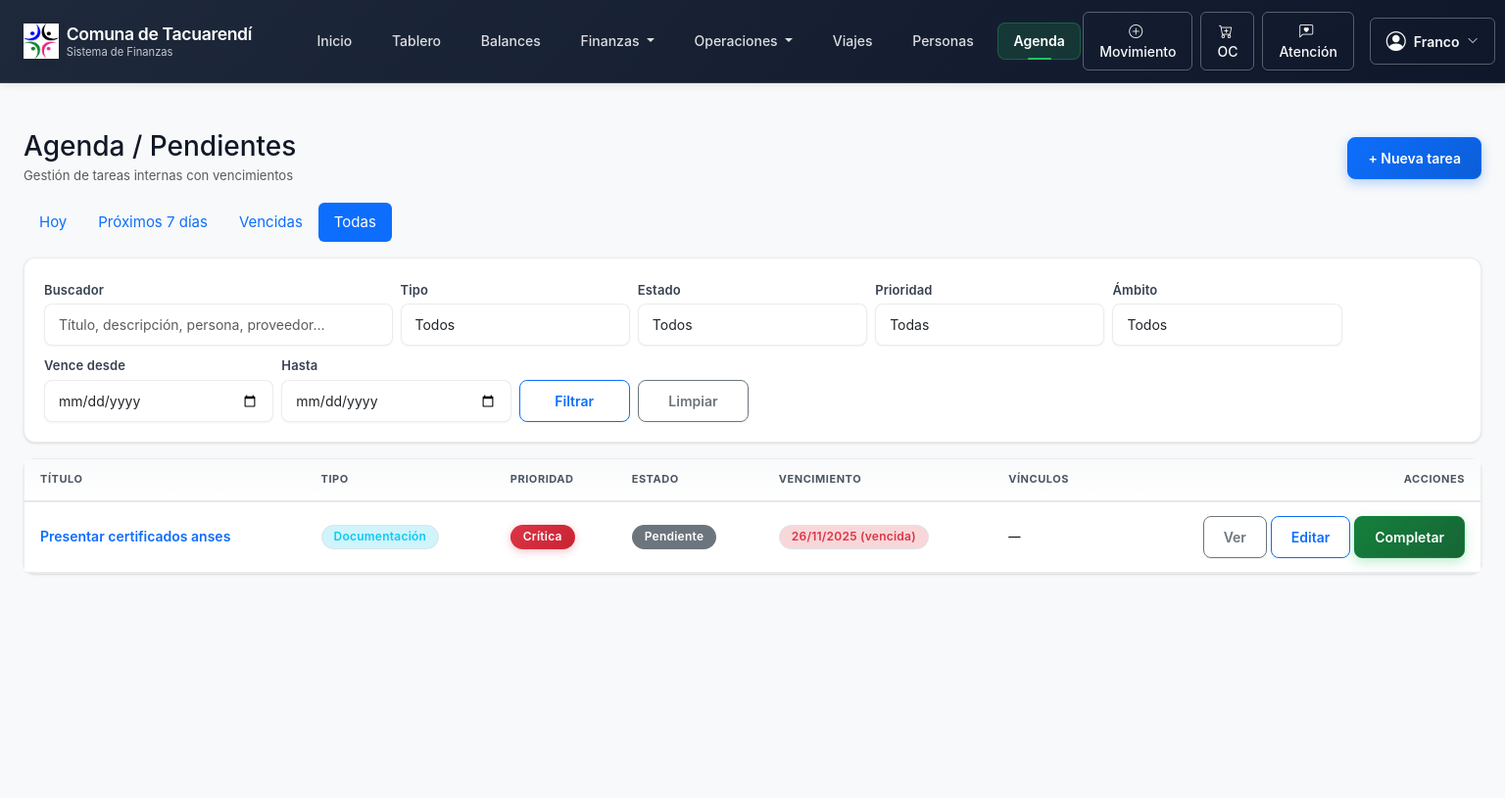
The page /agenda/ (signed in) on the database as committed earlier.
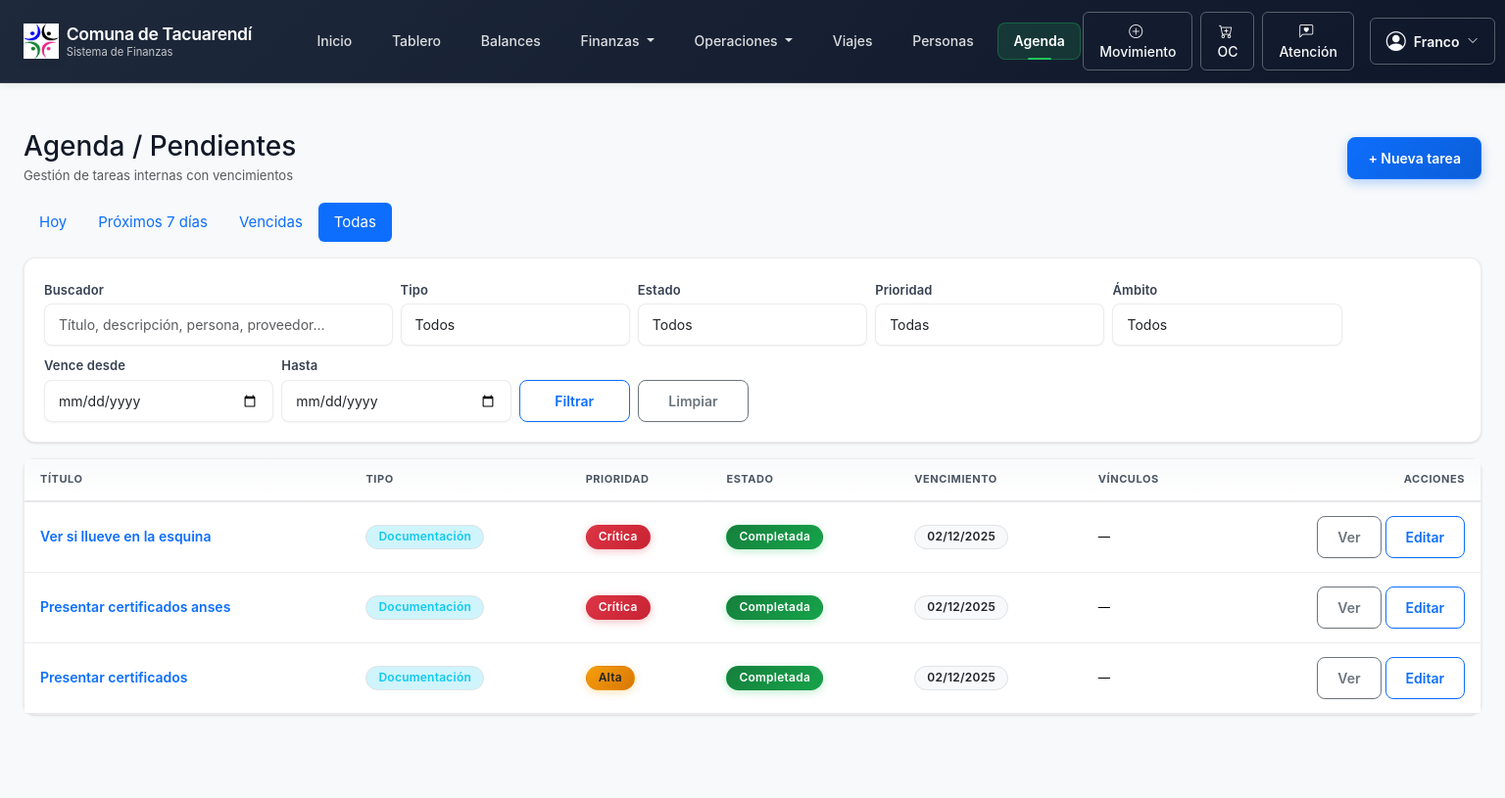
The same page on the database as committed later.
### agenda/models.py (models this page shows, shortened)
class Tarea(models.Model):
    TIPO_PAGO_VENCIMIENTO = "PAGO_VENCIMIENTO"
    TIPO_DOCUMENTACION = "DOCUMENTACION"
    TIPO_REUNION_EVENTO = "REUNION_EVENTO"
    TIPO_GESTION_ADMIN = "GESTION_ADMIN"
    TIPO_OTRO = "OTRO"
    TIPO_CHOICES = [
        (TIPO_PAGO_VENCIMIENTO, "Pago / vencimiento"),
        (TIPO_DOCUMENTACION, "Documentación"),
        (TIPO_REUNION_EVENTO, "Reunión / evento"),
        (TIPO_GESTION_ADMIN, "Gestión administrativa"),
        (TIPO_OTRO, "Otro"),
    ]
    ORIGEN_MANUAL = "MANUAL"
    ORIGEN_SISTEMA = "SISTEMA"
    ORIGEN_CHOICES = [
        (ORIGEN_MANUAL, "Manual"),
        (ORIGEN_SISTEMA, "Sistema"),
    ]
    PRIORIDAD_BAJA = "BAJA"
    PRIORIDAD_MEDIA = "MEDIA"
    PRIORIDAD_ALTA = "ALTA"
    PRIORIDAD_CRITICA = "CRITICA"
    PRIORIDAD_CHOICES = [
        (PRIORIDAD_BAJA, "Baja"),
        (PRIORIDAD_MEDIA, "Media"),
        (PRIORIDAD_ALTA, "Alta"),
        (PRIORIDAD_CRITICA, "Crítica"),
    ]
    ESTADO_PENDIENTE = "PENDIENTE"
    ESTADO_EN_PROCESO = "EN_PROCESO"
    ESTADO_COMPLETADA = "COMPLETADA"
    ESTADO_CANCELADA = "CANCELADA"
    ESTADO_CHOICES = [
        (ESTADO_PENDIENTE, "Pendiente"),
        (ESTADO_EN_PROCESO, "En proceso"),
        (ESTADO_COMPLETADA, "Completada"),
        (ESTADO_CANCELADA, "Cancelada"),
    ]
    AMBITO_FINANZAS = "FINANZAS"
    AMBITO_SOCIAL = "SOCIAL"
    AMBITO_GENERAL = "GENERAL"
    AMBITO_CHOICES = [
        (AMBITO_FINANZAS, "Finanzas"),
        (AMBITO_SOCIAL, "Social"),
        (AMBITO_GENERAL, "General"),
    ]
    titulo = models.CharField(max_length=200)
    descripcion = models.TextField(blank=True)
    tipo = models.CharField(max_length=30, choices=TIPO_CHOICES, default=TIPO_OTRO)
    origen = models.CharField(max_length=10, choices=ORIGEN_CHOICES, default=ORIGEN_MANUAL)
    prioridad = models.CharField(max_length=10, choices=PRIORIDAD_CHOICES, default=PRIORIDAD_MEDIA)
    estado = models.CharField(max_length=15, choices=ESTADO_CHOICES, default=ESTADO_PENDIENTE)
    fecha_creacion = models.DateTimeField(auto_now_add=True)
    fecha_vencimiento = models.DateField()
    fecha_recordatorio = models.DateField(null=True, blank=True)
    fecha_completada = models.DateTimeField(null=True, blank=True)
    responsable = models.ForeignKey(
        settings.AUTH_USER_MODEL,
        on_delete=models.SET_NULL,
        null=True,
        blank=True,
        related_name="tareas_responsable",
    )
    ambito = models.CharField(max_length=10, choices=AMBITO_CHOICES, default=AMBITO_GENERAL)
    orden_pago = models.ForeignKey(
        OrdenPago,
        on_delete=models.SET_NULL,
        null=True,
        blank=True,
        related_name="tareas",
    )
    movimiento = models.ForeignKey(
        Movimiento,
        on_delete=models.SET_NULL,
        null=True,
        blank=True,
        related_name="tareas",
    )
    persona = models.ForeignKey(
        Beneficiario,
        on_delete=models.SET_NULL,
        null=True,
        blank=True,
        related_name="tareas",
    )
    proveedor = models.ForeignKey(
        Proveedor,
        on_delete=models.SET_NULL,
        null=True,
        blank=True,
        related_name="tareas",
    )
    creado_por = models.ForeignKey(
        settings.AUTH_USER_MODEL,
        on_delete=models.SET_NULL,
        null=True,
        blank=True,
        related_name="tareas_creadas",
    )
    actualizado_por = models.ForeignKey(
        settings.AUTH_USER_MODEL,
        on_delete=models.SET_NULL,
        null=True,
        blank=True,
        related_name="tareas_actualizadas",
    )
    actualizado_en = models.DateTimeField(auto_now=True)
    class Meta:
        verbose_name = "Tarea / Pendiente"
        verbose_name_plural = "Tareas / Pendientes"
        ordering = ["fecha_vencimiento", "-prioridad", "-id"]
        indexes = [
            models.Index(fields=["estado"]),
            models.Index(fields=["fecha_vencimiento"]),
            models.Index(fields=["responsable"]),
            models.Index(fields=["ambito"]),
            models.Index(fields=["tipo"]),
            models.Index(fields=["prioridad"]),
        ]
    @property
    def esta_vencida(self) -> bool:
        hoy = timezone.now().date()
        return (
            self.estado in {self.ESTADO_PENDIENTE, self.ESTADO_EN_PROCESO}
            and self.fecha_vencimiento < hoy
        )
    @property
    def vence_hoy(self) -> bool:
        hoy = timezone.now().date()
        return self.fecha_vencimiento == hoy

### agenda/views.py (the view)
# urls.py: path("", AgendaListView.as_view(), name="agenda_list"),
class AgendaListView(AgendaAccessMixin, ListView):
    model = Tarea
    template_name = "agenda/agenda_list.html"
    context_object_name = "tareas"
    paginate_by = 30
    def get_queryset(self):
        user = self.request.user
        qs = qs_por_rol(user)
        tab = (self.request.GET.get("tab") or "todas").strip()
        hoy = timezone.localdate()
        if tab == "hoy":
            qs = qs.filter(
                fecha_vencimiento=hoy,
                estado__in=[Tarea.ESTADO_PENDIENTE, Tarea.ESTADO_EN_PROCESO],
            )
        elif tab == "7dias":
            hasta = hoy + timedelta(days=7)
            qs = qs.filter(fecha_vencimiento__range=(hoy, hasta))
        elif tab == "vencidas":
            qs = qs.filter(
                fecha_vencimiento__lt=hoy,
                estado__in=[Tarea.ESTADO_PENDIENTE, Tarea.ESTADO_EN_PROCESO],
            )
        elif tab == "todas":
            pass  # No filtramos NADA
        return qs.order_by("fecha_vencimiento", "-prioridad", "-id")
    def get_context_data(self, **kwargs):
        ctx = super().get_context_data(**kwargs)
        ctx.update({
            "hoy": timezone.localdate(),
            "tab": (self.request.GET.get("tab") or "todas").strip(),
            "TIPO_CHOICES": Tarea.TIPO_CHOICES,
            "ESTADO_CHOICES": Tarea.ESTADO_CHOICES,
            "PRIORIDAD_CHOICES": Tarea.PRIORIDAD_CHOICES,
            "AMBITO_CHOICES": Tarea.AMBITO_CHOICES,
        })
        ctx.update(_roles_ctx(self.request.user))
        return ctx

### agenda/views.py (called while the page is built, shortened)
def qs_por_rol(user):
    qs = Tarea.objects.all().select_related(
        "orden_pago", "movimiento", "persona", "proveedor", "responsable"
    )
    if es_admin_sistema(user):
        return qs

    def test_func(self):
        u = self.request.user
        return (
            es_admin_sistema(u)
            or es_staff_finanzas(u)
            or es_operador_finanzas(u)
            or es_operador_social(u)
            or es_consulta_politica(u)
        )

### finanzas/context_processors.py (called while the page is built)
def comuna_ctx(request):
    return {
        "COMUNA_NOMBRE": getattr(settings, "COMUNA_NOMBRE", "Comuna de Tacuarendí"),
        "COMUNA_CUIT": getattr(settings, "COMUNA_CUIT", ""),
        "COMUNA_DOMICILIO": getattr(settings, "COMUNA_DOMICILIO", ""),
        "COMUNA_TELEFONO": getattr(settings, "COMUNA_TELEFONO", ""),
        "COMUNA_EMAIL": getattr(settings, "COMUNA_EMAIL", ""),
    }

### finanzas/permisos.py (called while the page is built)
def es_admin_sistema(user: Any) -> bool:
    if not getattr(user, "is_authenticated", False):
        return False
    if getattr(user, "is_superuser", False):
        return True
    return _en_grupo(user, ROL_ADMIN_SISTEMA)

### agenda/templates/agenda/agenda_list.html (shortened to what the changed rows need)
{% extends "finanzas/base.html" %}
{% load humanize %}
{% block content %}
<div class="card">
  <div class="table-responsive">
    <table class="table table-sm table-hover align-middle mb-0">
      <thead class="table-light">
        <tr>
          <th>Título</th>
          <th class="text-nowrap">Tipo</th>
          <th class="text-nowrap">Prioridad</th>
          <th class="text-nowrap">Estado</th>
          <th class="text-nowrap">Vencimiento</th>
          <th>Vínculos</th>
          <th class="text-end">Acciones</th>
        </tr>
      </thead>
      <tbody>
        {% for t in tareas %}
          {% with vencida=t.esta_vencida vence_hoy=t.vence_hoy %}
          <tr>
            <td>
              <a href="{% url 'agenda:agenda_detail' t.id %}" class="fw-semibold text-decoration-none">
                {{ t.titulo }}
              </a>
            </td>
            <td><span class="badge bg-info-subtle text-info border">{{ t.get_tipo_display }}</span></td>
            <td>
              {% if t.prioridad == 'CRITICA' %}
                <span class="badge bg-danger">Crítica</span>
              {% elif t.prioridad == 'ALTA' %}
                <span class="badge bg-warning text-dark">Alta</span>
              {% elif t.prioridad == 'MEDIA' %}
                <span class="badge bg-secondary">Media</span>
              {% else %}
                <span class="badge bg-light text-dark border">Baja</span>
              {% endif %}
            </td>
            <td>
              {% if t.estado == 'PENDIENTE' %}
                <span class="badge bg-secondary">Pendiente</span>
              {% elif t.estado == 'EN_PROCESO' %}
                <span class="badge bg-primary">En proceso</span>
              {% elif t.estado == 'COMPLETADA' %}
                <span class="badge bg-success">Completada</span>
              {% else %}
                <span class="badge bg-dark">Cancelada</span>
              {% endif %}
            </td>
            <td class="text-nowrap">
              {% if vencida %}
                <span class="badge bg-danger-subtle text-danger border">
                  {{ t.fecha_vencimiento|date:"d/m/Y" }} (vencida)
                </span>
              {% elif vence_hoy %}
                <span class="badge bg-warning-subtle text-warning border">
                  {{ t.fecha_vencimiento|date:"d/m/Y" }} (hoy)
                </span>
              {% else %}
                <span class="badge bg-light text-dark border">
                  {{ t.fecha_vencimiento|date:"d/m/Y" }}
                </span>
              {% endif %}
            </td>
            <td class="small">
              {% if not t.orden_pago and not t.movimiento and not t.persona and not t.proveedor %}
                —
              {% endif %}
            </td>
            <td class="text-end text-nowrap">
              <a href="{% url 'agenda:agenda_detail' t.id %}" class="btn btn-outline-secondary btn-sm">
                Ver
              </a>
              {% if rol_staff_finanzas or rol_operador_finanzas or rol_operador_social %}
                <a href="{% url 'agenda:agenda_update' t.id %}" class="btn btn-outline-primary btn-sm">
                  Editar
                </a>
                {% if t.estado != 'COMPLETADA' %}
                  <form method="post" action="{% url 'agenda:agenda_completar' t.id %}" class="d-inline">
                    <button class="btn btn-success btn-sm">Completar</button>
                  </form>
                {% endif %}
              {% endif %}
            </td>
          </tr>
          {% endwith %}
        {% empty %}
          <tr>
            <td colspan="7" class="text-center text-muted py-4">
              No hay tareas para mostrar con estos filtros.
            </td>
          </tr>
        {% endfor %}
      </tbody>
    </table>
  </div>
</div>
{% endblock %}

Rows that differ between the two databases and show on the page:
added Tarea: titulo "Ver si llueve en la esquina", tipo "Documentación", prioridad "Crítica", estado "Completada", fecha_vencimiento "02/12/2025"
changed Tarea "Presentar certificados anses": fecha_vencimiento "26/11/2025" → "02/12/2025"; estado "Pendiente Completar" → "Completada"
added Tarea: titulo "Presentar certificados", tipo "Documentación", prioridad "Alta", estado "Completada", fecha_vencimiento "02/12/2025"
